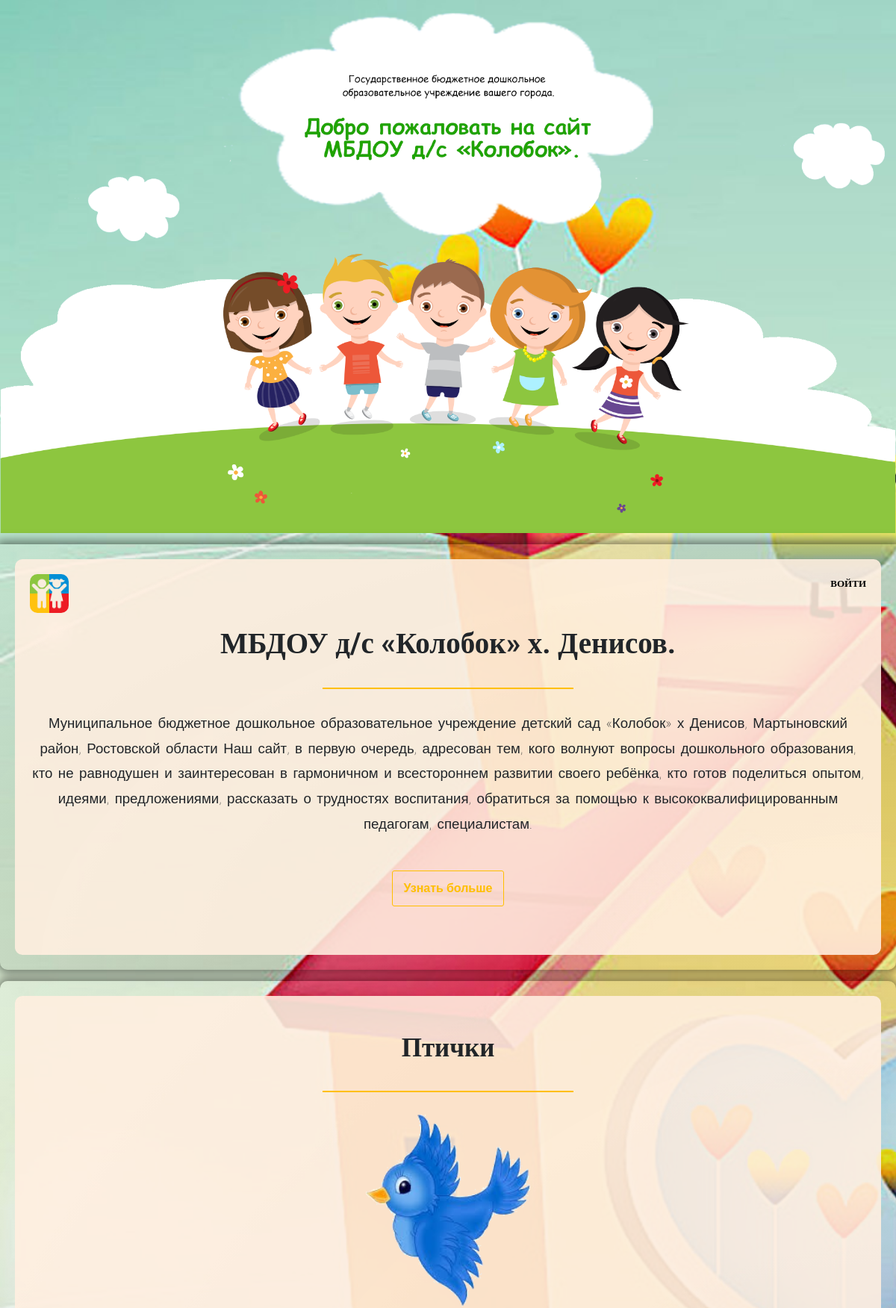
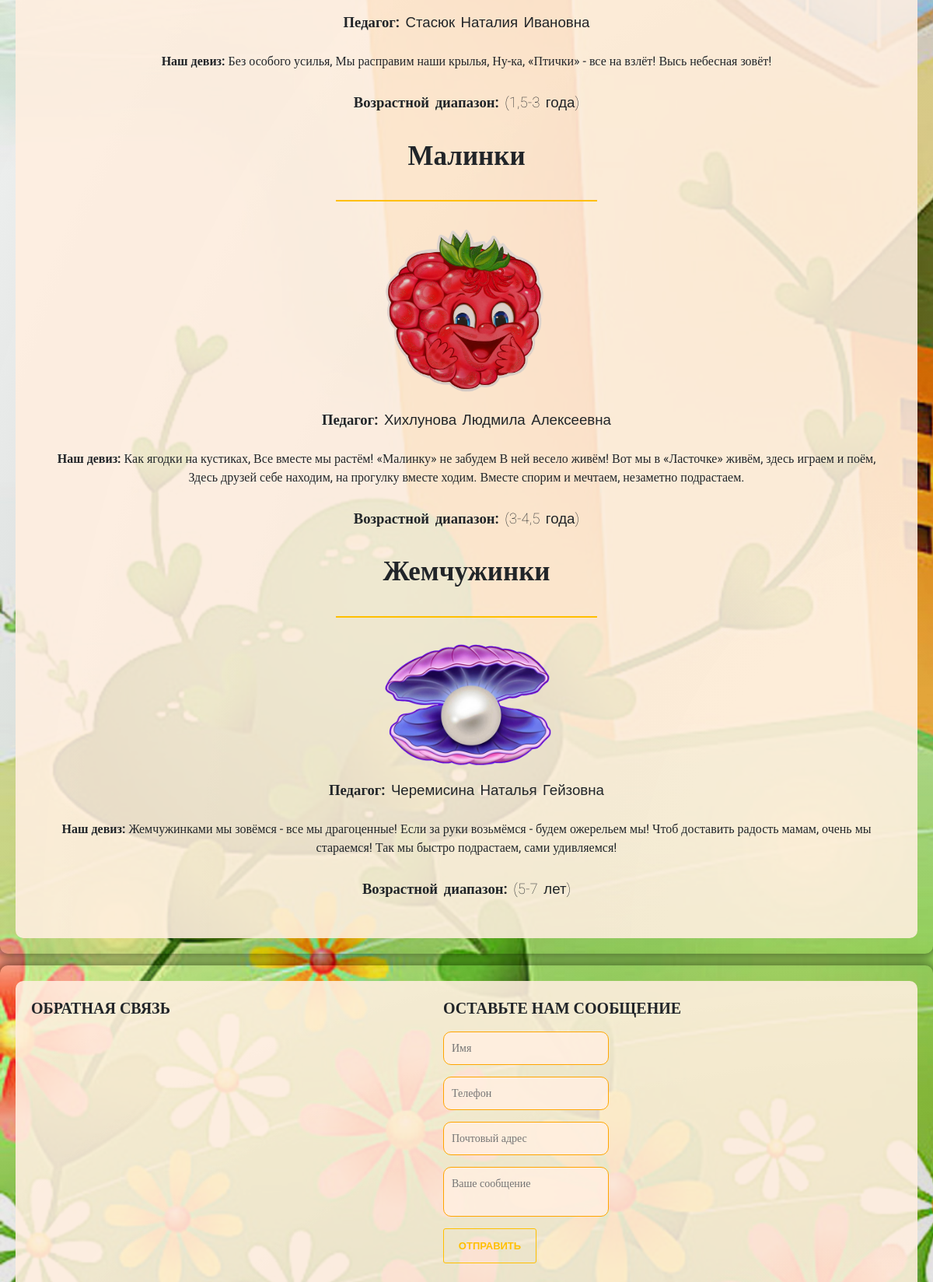
The app's page /group.php (upper part) with its own data (2 pictures, top to bottom).
### tables this page shows
CREATE TABLE `groups` (
  `name` varchar(50) NOT NULL COMMENT 'Название группы',
  `image` varchar(500) NOT NULL DEFAULT 'person.jpg' COMMENT 'Изображение',
  `age` varchar(15) NOT NULL COMMENT 'Возрастной диапазон',
  `description` varchar(250) NOT NULL COMMENT 'Информация о группе',
  `teacher` varchar(50) NOT NULL COMMENT 'Педагог',
  `id` int(11) NOT NULL COMMENT 'Порядковый номер'
);

### requests/group-list.php (the view, shortened to what this page needs)
<?php
   include('config/config.php');
   $link = mysqli_connect($db_host, $db_user, $db_password, $db_name);
   $sql = mysqli_query($link, 'SELECT `id`, `name`, `age`, `description`,`teacher`,`image` FROM `groups`');
      while ($result = mysqli_fetch_array($sql)) {
   ?>
  <div class="group">
    <form class="form">
      <h2 class="name">
        <?php echo "{$result['name']} ";?>
      </h2>
      <hr>
      <img alt="group-img" class="group-img" src="img/<?php echo "{$result['image']}";?>">
      <div class="description-wrapper">
        <p class="description">
        <strong>Педагог:</strong>
          <?php echo "{$result['teacher']} ";?>
            <div class="info"> <strong>Наш девиз:</strong>
              <?php echo "{$result['description']} ";?>
            </div>
        </p>
      </div>
    </form>
    <div>
      <p> <strong>Возрастной диапазон:</strong>
        (<?php echo "{$result['age']}"?>)
      </p>
    </div>
  </div>
  <?php
   }
  ?>

### group.php (shortened to what this page needs)
<!DOCTYPE html>
<html>
<head>
  <link rel="stylesheet" href="css/botstrap.min.css">
  <link rel="stylesheet" href="css/style.css">
</head>
<body>
  <main class="main-container">
    <div class="content">
      <section class="header-image">
        <img src="img/header-image.png" alt="">
      </section>
      <section class="header gradient">
        <header>
        <a href="index.php"><img src="img/logo.png" class="logo" alt="logo"></a>
          <nav>
            <ul>
                              <?php if($_SESSION['status'] == ''){ ?>
                                <li class="list full-monitor-dropdown"><a href="auth.php">Войти</a></li>
                                <?php } ?>
            </ul>
          </nav>
          <h1>МБДОУ д/с «Колобок» х. Денисов.</h1>
          <hr>
          <p>Муниципальное бюджетное дошкольное образовательное учреждение детский сад «Колобок» х
            Денисов, Мартыновский район, Ростовской области Наш сайт, в первую очередь, адресован тем,
            кого волнуют вопросы дошкольного образования, кто не равнодушен и заинтересован в гармоничном
            и всестороннем развитии своего ребёнка, кто готов поделиться опытом, идеями, предложениями, рассказать
            о трудностях воспитания, обратиться за помощью к высококвалифицированным педагогам, специалистам.</p>
          <div class="btn-wrapper">
            <button onClick='location.href="organization-info.php"' class="btn">Узнать больше</button>
          </div>
      </section>
      <section class="content-box gradient oragination-grid-none">
        <div class="organization-info">
        <?php
          include('requests/group-list.php');
         ?>
        </div>
      </section>
      <section class="footer-wrapper gradient">
        <footer>
          <div class="iframe-wrapper">
            <h2>ОБРАТНАЯ СВЯЗЬ</h2>
            <iframe src="https://www.google.com/maps/embed?pb=!1m18!1m12!1m3!1d86468.23636190544!2d41.370099887507166!3d47.3703345788036!2m3!1f0!2f0!3f0!3m2!1i1024!2i768!4f13.1!3m3!1m2!1s0x40e2a3f9dc7789f3%3A0x32b9fad0f8018db1!2z0KjQutC-0LvRjNC90LDRjyDRg9C7LiwgMTksINCU0LXQvdC40YHQvtCyLCDQoNC-0YHRgtC-0LLRgdC60LDRjyDQvtCx0LsuLCAzNDY2NzE!5e0!3m2!1sru!2sru!4v1580933089155!5m2!1sru!2sru" width="600" height="450" frameborder="0" style="border:0;" allowfullscreen=""></iframe>
          </div>
          <form class="form" action="requests/save_message.php" method="post">
            <h2>ОСТАВЬТЕ НАМ СООБЩЕНИЕ</h2>
            <input name="name" type="text" placeholder="Имя" required>
            <input name="phone" type="text" placeholder="Телефон" required>
            <input name="email" type="text" placeholder="Почтовый адрес" required>
            <textarea name="message" placeholder="Ваше сообщение" required></textarea>
            <div class="button">
              <button name="reg" type="submit" class="btn btn-outline-secondary">ОТПРАВИТЬ</button>
            </div>
          </form>
        </footer>
      </section>
    </div>
  </main>
</body>
</html>

### css/style.css (style rules this page uses)
* { font-family: Roboto; box-sizing:border-box; margin:0; }
body { margin:0px; }
.content { min-width: 335px; max-width: 1200px; margin: auto; display: grid; position: relative; grid-gap: 15px; }
.main-container { background: url(../img/Background.jpg) fixed no-repeat; background-size: cover; min-width: 353px; }
.header { grid-area: 6 / 1 / 12 / 13; border-radius: 0px 0px 10px 10px; }
footer { min-height: 400px; padding: 20px; margin: 20px; background: rgba(255, 239, 224, 0.89); height: -webkit-fill-available; border-radius: 10px; }
.footer-wrapper { border-radius: 10px 10px 0px 0px; grid-area: 41 / 1 / 50 / 13; }
footer h2 { font-size: 20px; }
.content-box { border-radius: 10px; grid-template: repeat(29, 70px) / repeat(12, 1fr); display: grid; grid-area: 12 / 1 / 41 / 13; }
.gradient { webkit-box-shadow: 0px 0px 14px 4px rgba(0,0,0,0.51); -moz-box-shadow: 0px 0px 14px 4px rgba(0,0,0,0.51); box-shadow: 0px 0px 14px 4px rgba(0,0,0,0.51); background-image: radial-gradient(ellipse farthest-corner at right bottom, #5252521a 0%, #00000026 50%, #e4e4e430 100%); }
header { background: rgba(255, 239, 224, 0.89); height: -webkit-fill-available; margin: 20px; border-radius: 10px; padding: 20px; }
header h1 { text-align: center; box-sizing: border-box; font-size: 39px; margin-top: 40px; }
hr { border: none; width: 30%; margin: 30px auto; text-align: center; height: 2px; background-color: #ffbf00; }
ul { text-align: right; }
ul li { cursor: pointer; font-size: 13px; font-family: Roboto,sans-serif; font-weight: bolder; display:inline-block; text-transform: uppercase; margin-left: 20px; }
li a { color:black; text-decoration: none; }
.logo { float: left; width: 52px; height: 52px; border-radius:10px }
header p { text-align: center; font-family: Roboto,sans-serif; font-size: 14pt; font-weight: lighter; word-spacing: 3px; line-height: 1.8; }
.btn { padding: 15px; font-size: 16px; line-height: 1em; display: inline-block; vertical-align: middle; cursor: pointer; font-weight: 700; color: #ffbf00; border-radius: 3px; font-family: Roboto,sans-serif; background-color: rgba(0,0,0,0); border: 1px solid #ffbf00; }
.btn-wrapper { text-align: center; margin-top: 45px; margin-bottom: 45px; }
.header-image { grid-area: 1 / 1 / 6 / 13; }
.header-image img { width: 100%; }
.iframe-wrapper iframe { height: 300px; display: inline; margin: 15px 0px; width: 100%; float: left; }
.iframe-wrapper { float:left; margin-right: 30px; width: 500px; }
form input,textarea { display: block; font-family: Roboto; font-size: 14px; background: rgba(255, 239, 224, 0.89); border: 1px solid orange; border-radius: 10px; padding: 10px; margin: 15px 0px; max-width: 19%; width: -webkit-fill-available; width: -moz-available; resize: none; }
form .button button { width: 120px; font-size: 13px; }
.button .btn { float: left; }
.organization-info, .news-info, .teachers-info, .admin-panel { background: rgba(255, 239, 224, 0.89); height: -webkit-fill-available; margin: 20px; border-radius: 10px; padding: 20px; }
.oragination-grid-none { grid: none; }
.organization-info p { text-align: center; font-family: Roboto,sans-serif; font-size: 14pt; font-weight: lighter; word-spacing: 3px; line-height: 1.8; }
.organization-info h2 { margin-top: 1.5rem; margin-bottom: 1.5rem; text-align: center; box-sizing: border-box; font-size: 35px; }
.organization-info p:last-child { margin: 25px 0px; }
.form { text-align: center; }
footer .form { text-align: left; }
form img { width: 100%; max-width: 220px; margin-bottom: 15px; border-radius: 15px; }
.info { margin: 20px; }

### records on screen
groups: name "Птички", image (picture), teacher "Стасюк Наталия Ивановна", description "Без особого усилья, Мы расправим наши крылья, Ну-ка, «Птички» - все на взлёт! Высь небесная зовёт!", age "1,5-3 года"
groups: name "Малинки", image (picture), teacher "Хихлунова Людмила Алексеевна", description "Как ягодки на кустиках, Все вместе мы растём! «Малинку» не забудем В ней весело живём! Вот мы в «Ласточке» живём, здесь играем и поём, Здесь друзей себе находим, на прогулку вместе ходим. Вместе спорим и мечтаем, незаметно подрастаем.", age "3-4,5 года"
groups: name "Жемчужинки", image (picture), teacher "Черемисина Наталья Гейзовна", description "Жемчужинками мы зовёмся - все мы драгоценные! Если за руки возьмёмся - будем ожерельем мы! Чтоб доставить радость мамам, очень мы стараемся! Так мы быстро подрастаем, сами удивляемся!", age "5-7 лет"
